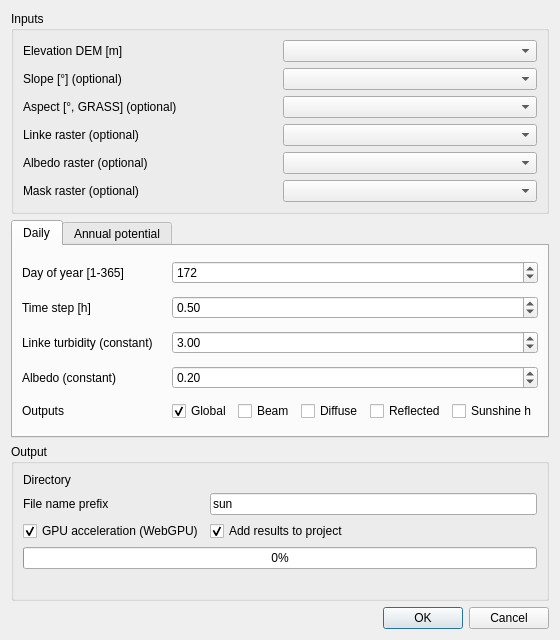
<?xml version="1.0" encoding="UTF-8"?>
<ui version="4.0">
 <class>SunDialogBase</class>
 <widget class="QDialog" name="SunDialogBase">
  <property name="geometry">
   <rect>
    <x>0</x>
    <y>0</y>
    <width>560</width>
    <height>640</height>
   </rect>
  </property>
  <property name="windowTitle">
   <string>Solar Radiation (sun)</string>
  </property>
  <layout class="QVBoxLayout" name="verticalLayout">
   <item>
    <widget class="QGroupBox" name="groupInputs">
     <property name="title">
      <string>Inputs</string>
     </property>
     <layout class="QGridLayout" name="gridInputs">
      <item row="0" column="0">
       <widget class="QLabel" name="labelElevation">
        <property name="text">
         <string>Elevation DEM [m]</string>
        </property>
       </widget>
      </item>
      <item row="0" column="1">
       <widget class="QgsMapLayerComboBox" name="mElevation">
        <property name="showCrs">
         <bool>false</bool>
        </property>
       </widget>
      </item>
      <item row="1" column="0">
       <widget class="QLabel" name="labelSlope">
        <property name="text">
         <string>Slope [°] (optional)</string>
        </property>
       </widget>
      </item>
      <item row="1" column="1">
       <widget class="QgsMapLayerComboBox" name="mSlope">
        <property name="showCrs">
         <bool>false</bool>
        </property>
        <property name="allowEmptyLayer">
         <bool>true</bool>
        </property>
       </widget>
      </item>
      <item row="2" column="0">
       <widget class="QLabel" name="labelAspect">
        <property name="text">
         <string>Aspect [°, GRASS] (optional)</string>
        </property>
       </widget>
      </item>
      <item row="2" column="1">
       <widget class="QgsMapLayerComboBox" name="mAspect">
        <property name="showCrs">
         <bool>false</bool>
        </property>
        <property name="allowEmptyLayer">
         <bool>true</bool>
        </property>
       </widget>
      </item>
      <item row="3" column="0">
       <widget class="QLabel" name="labelLinkeRaster">
        <property name="text">
         <string>Linke raster (optional)</string>
        </property>
       </widget>
      </item>
      <item row="3" column="1">
       <widget class="QgsMapLayerComboBox" name="mLinkeRaster">
        <property name="showCrs">
         <bool>false</bool>
        </property>
        <property name="allowEmptyLayer">
         <bool>true</bool>
        </property>
       </widget>
      </item>
      <item row="4" column="0">
       <widget class="QLabel" name="labelAlbedoRaster">
        <property name="text">
         <string>Albedo raster (optional)</string>
        </property>
       </widget>
      </item>
      <item row="4" column="1">
       <widget class="QgsMapLayerComboBox" name="mAlbedoRaster">
        <property name="showCrs">
         <bool>false</bool>
        </property>
        <property name="allowEmptyLayer">
         <bool>true</bool>
        </property>
       </widget>
      </item>
      <item row="5" column="0">
       <widget class="QLabel" name="labelMask">
        <property name="text">
         <string>Mask raster (optional)</string>
        </property>
       </widget>
      </item>
      <item row="5" column="1">
       <widget class="QgsMapLayerComboBox" name="mMask">
        <property name="showCrs">
         <bool>false</bool>
        </property>
        <property name="allowEmptyLayer">
         <bool>true</bool>
        </property>
       </widget>
      </item>
     </layout>
    </widget>
   </item>
   <item>
    <widget class="QTabWidget" name="tabModes">
     <property name="currentIndex">
      <number>0</number>
     </property>
     <widget class="QWidget" name="tabDaily">
      <attribute name="title">
       <string>Daily</string>
      </attribute>
      <layout class="QGridLayout" name="gridDaily">
       <item row="0" column="0">
        <widget class="QLabel" name="labelDay">
         <property name="text">
          <string>Day of year [1-365]</string>
         </property>
        </widget>
       </item>
       <item row="0" column="1">
        <widget class="QSpinBox" name="mDay">
         <property name="minimum">
          <number>1</number>
         </property>
         <property name="maximum">
          <number>365</number>
         </property>
         <property name="value">
          <number>172</number>
         </property>
        </widget>
       </item>
       <item row="1" column="0">
        <widget class="QLabel" name="labelStep">
         <property name="text">
          <string>Time step [h]</string>
         </property>
        </widget>
       </item>
       <item row="1" column="1">
        <widget class="QDoubleSpinBox" name="mStep">
         <property name="minimum">
          <double>0.05</double>
         </property>
         <property name="maximum">
          <double>24.0</double>
         </property>
         <property name="singleStep">
          <double>0.25</double>
         </property>
         <property name="value">
          <double>0.5</double>
         </property>
        </widget>
       </item>
       <item row="2" column="0">
        <widget class="QLabel" name="labelLinkeValue">
         <property name="text">
          <string>Linke turbidity (constant)</string>
         </property>
        </widget>
       </item>
       <item row="2" column="1">
        <widget class="QDoubleSpinBox" name="mLinkeValue">
         <property name="minimum">
          <double>1.0</double>
         </property>
         <property name="maximum">
          <double>10.0</double>
         </property>
         <property name="singleStep">
          <double>0.1</double>
         </property>
         <property name="value">
          <double>3.0</double>
         </property>
        </widget>
       </item>
       <item row="3" column="0">
        <widget class="QLabel" name="labelAlbedoValue">
         <property name="text">
          <string>Albedo (constant)</string>
         </property>
        </widget>
       </item>
       <item row="3" column="1">
        <widget class="QDoubleSpinBox" name="mAlbedoValue">
         <property name="minimum">
          <double>0.0</double>
         </property>
         <property name="maximum">
          <double>1.0</double>
         </property>
         <property name="singleStep">
          <double>0.05</double>
         </property>
         <property name="value">
          <double>0.2</double>
         </property>
        </widget>
       </item>
       <item row="4" column="0">
        <widget class="QLabel" name="labelOutputs">
         <property name="text">
          <string>Outputs</string>
         </property>
        </widget>
       </item>
       <item row="4" column="1">
        <layout class="QHBoxLayout" name="layoutOutputs">
         <item>
          <widget class="QCheckBox" name="mGlob">
           <property name="text">
            <string>Global</string>
           </property>
           <property name="checked">
            <bool>true</bool>
           </property>
          </widget>
         </item>
         <item>
          <widget class="QCheckBox" name="mBeam">
           <property name="text">
            <string>Beam</string>
           </property>
          </widget>
         </item>
         <item>
          <widget class="QCheckBox" name="mDiff">
           <property name="text">
            <string>Diffuse</string>
           </property>
          </widget>
         </item>
         <item>
          <widget class="QCheckBox" name="mRefl">
           <property name="text">
            <string>Reflected</string>
           </property>
          </widget>
         </item>
         <item>
          <widget class="QCheckBox" name="mInsol">
           <property name="text">
            <string>Sunshine h</string>
           </property>
          </widget>
         </item>
        </layout>
       </item>
      </layout>
     </widget>
     <widget class="QWidget" name="tabAnnual">
      <attribute name="title">
       <string>Annual potential</string>
      </attribute>
      <layout class="QGridLayout" name="gridAnnual">
       <item row="0" column="0">
        <widget class="QLabel" name="labelDayStart">
         <property name="text">
          <string>Day from</string>
         </property>
        </widget>
       </item>
       <item row="0" column="1">
        <widget class="QSpinBox" name="mDayStart">
         <property name="minimum">
          <number>1</number>
         </property>
         <property name="maximum">
          <number>365</number>
         </property>
         <property name="value">
          <number>1</number>
         </property>
        </widget>
       </item>
       <item row="1" column="0">
        <widget class="QLabel" name="labelDayEnd">
         <property name="text">
          <string>Day to</string>
         </property>
        </widget>
       </item>
       <item row="1" column="1">
        <widget class="QSpinBox" name="mDayEnd">
         <property name="minimum">
          <number>1</number>
         </property>
         <property name="maximum">
          <number>365</number>
         </property>
         <property name="value">
          <number>365</number>
         </property>
        </widget>
       </item>
       <item row="2" column="0">
        <widget class="QLabel" name="labelDayStep">
         <property name="text">
          <string>Sampling stride [days]</string>
         </property>
        </widget>
       </item>
       <item row="2" column="1">
        <widget class="QSpinBox" name="mDayStep">
         <property name="minimum">
          <number>1</number>
         </property>
         <property name="maximum">
          <number>60</number>
         </property>
         <property name="value">
          <number>10</number>
         </property>
        </widget>
       </item>
       <item row="3" column="0">
        <widget class="QLabel" name="labelPanelEff">
         <property name="text">
          <string>Panel efficiency [0-1]</string>
         </property>
        </widget>
       </item>
       <item row="3" column="1">
        <widget class="QDoubleSpinBox" name="mPanelEff">
         <property name="minimum">
          <double>0.01</double>
         </property>
         <property name="maximum">
          <double>1.0</double>
         </property>
         <property name="singleStep">
          <double>0.01</double>
         </property>
         <property name="value">
          <double>0.21</double>
         </property>
        </widget>
       </item>
       <item row="4" column="0">
        <widget class="QLabel" name="labelAnnualStep">
         <property name="text">
          <string>Time step [h]</string>
         </property>
        </widget>
       </item>
       <item row="4" column="1">
        <widget class="QDoubleSpinBox" name="mAnnualStep">
         <property name="minimum">
          <double>0.05</double>
         </property>
         <property name="maximum">
          <double>24.0</double>
         </property>
         <property name="singleStep">
          <double>0.25</double>
         </property>
         <property name="value">
          <double>0.5</double>
         </property>
        </widget>
       </item>
       <item row="5" column="0">
        <widget class="QCheckBox" name="mUseHorizon">
         <property name="text">
          <string>Horizon precompute (CPU)</string>
         </property>
        </widget>
       </item>
       <item row="5" column="1">
        <widget class="QSpinBox" name="mHorizonNAz">
         <property name="enabled">
          <bool>false</bool>
         </property>
         <property name="minimum">
          <number>16</number>
         </property>
         <property name="maximum">
          <number>256</number>
         </property>
         <property name="singleStep">
          <number>16</number>
         </property>
         <property name="value">
          <number>64</number>
         </property>
        </widget>
       </item>
      </layout>
     </widget>
    </widget>
   </item>
   <item>
    <widget class="QGroupBox" name="groupOutput">
     <property name="title">
      <string>Output</string>
     </property>
     <layout class="QGridLayout" name="gridOutput">
      <item row="0" column="0">
       <widget class="QLabel" name="labelOutputDir">
        <property name="text">
         <string>Directory</string>
        </property>
       </widget>
      </item>
      <item row="0" column="1">
       <widget class="QgsFileWidget" name="mOutputDir">
        <property name="storageMode">
         <enum>QgsFileWidget::GetDirectory</enum>
        </property>
       </widget>
      </item>
      <item row="1" column="0">
       <widget class="QLabel" name="labelPrefix">
        <property name="text">
         <string>File name prefix</string>
        </property>
       </widget>
      </item>
      <item row="1" column="1">
       <widget class="QLineEdit" name="mPrefix">
        <property name="text">
         <string>sun</string>
        </property>
       </widget>
      </item>
      <item row="2" column="0">
       <widget class="QCheckBox" name="mGpu">
        <property name="text">
         <string>GPU acceleration (WebGPU)</string>
        </property>
        <property name="checked">
         <bool>true</bool>
        </property>
       </widget>
      </item>
      <item row="2" column="1">
       <widget class="QCheckBox" name="mAddToProject">
        <property name="text">
         <string>Add results to project</string>
        </property>
        <property name="checked">
         <bool>true</bool>
        </property>
       </widget>
      </item>
      <item row="3" column="0" colspan="2">
       <widget class="QProgressBar" name="mProgress">
        <property name="value">
         <number>0</number>
        </property>
        <property name="visible">
         <bool>false</bool>
        </property>
       </widget>
      </item>
      <item row="4" column="0" colspan="2">
       <widget class="QLabel" name="mStatus">
        <property name="text">
         <string/>
        </property>
        <property name="visible">
         <bool>false</bool>
        </property>
       </widget>
      </item>
     </layout>
    </widget>
   </item>
   <item>
    <widget class="QDialogButtonBox" name="buttonBox">
     <property name="orientation">
      <enum>Qt::Horizontal</enum>
     </property>
     <property name="standardButtons">
      <set>QDialogButtonBox::Cancel|QDialogButtonBox::Ok</set>
     </property>
    </widget>
   </item>
  </layout>
 </widget>
 <customwidgets>
  <customwidget>
   <class>QgsFileWidget</class>
   <extends>QWidget</extends>
   <header>qgsfilewidget.h</header>
  </customwidget>
  <customwidget>
   <class>QgsMapLayerComboBox</class>
   <extends>QComboBox</extends>
   <header>qgsmaplayercombobox.h</header>
  </customwidget>
 </customwidgets>
 <resources/>
 <connections>
  <connection>
   <sender>buttonBox</sender>
   <signal>rejected()</signal>
   <receiver>SunDialogBase</receiver>
   <slot>reject()</slot>
   <hints>
    <hint type="sourcelabel">
     <point>
      <x>316</x>
      <y>260</y>
     </point>
    </hint>
    <hint type="destinationlabel">
     <point>
      <x>286</x>
      <y>274</y>
     </point>
    </hint>
   </hints>
  </connection>
  <connection>
   <sender>mUseHorizon</sender>
   <signal>toggled(bool)</signal>
   <receiver>mHorizonNAz</receiver>
   <slot>setEnabled(bool)</slot>
   <hints>
    <hint type="sourcelabel">
     <point>
      <x>120</x>
      <y>380</y>
     </point>
    </hint>
    <hint type="destinationlabel">
     <point>
      <x>320</x>
      <y>380</y>
     </point>
    </hint>
   </hints>
  </connection>
 </connections>
</ui>
